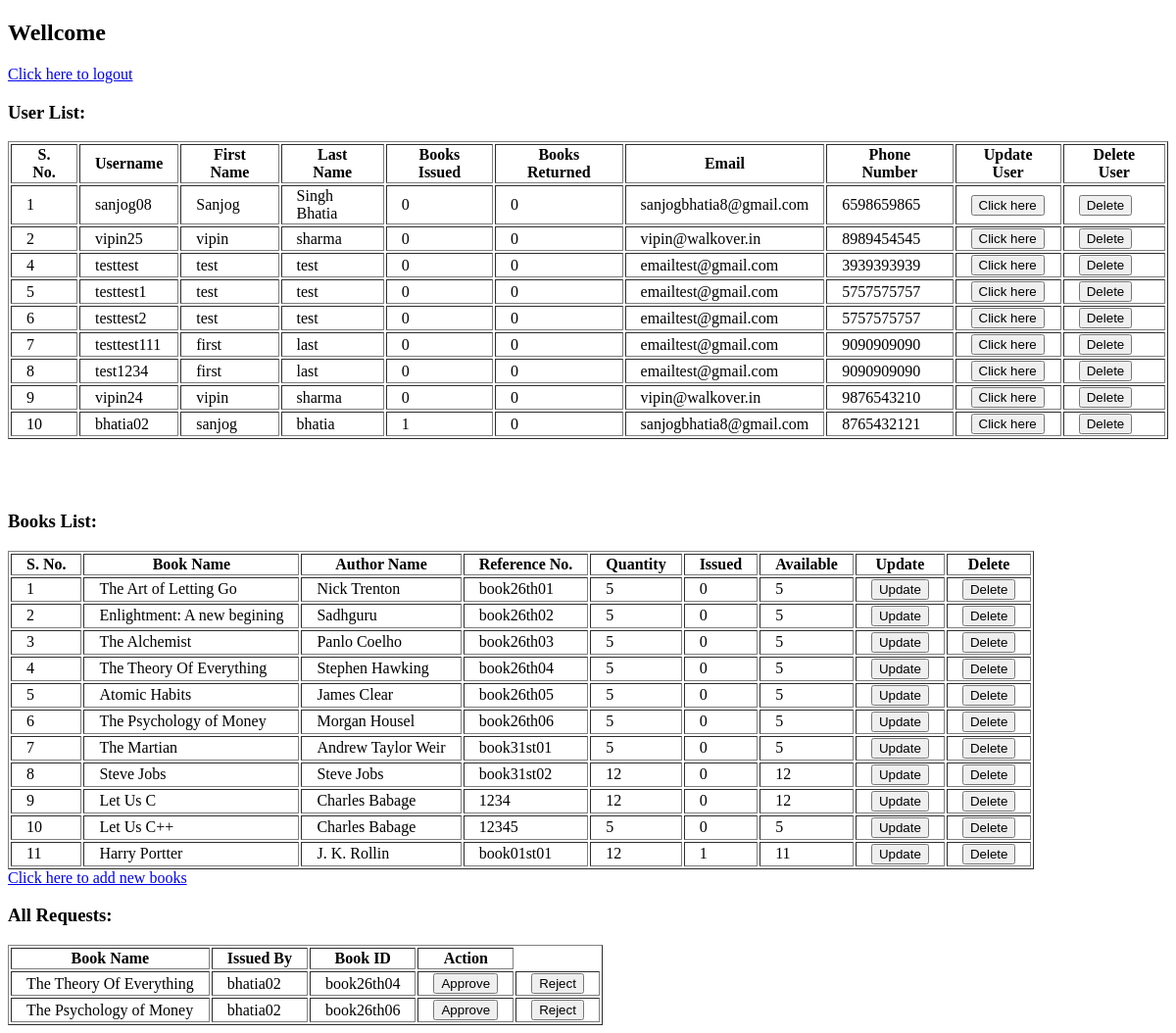
/admin, run on an earlier commit of the app's database.
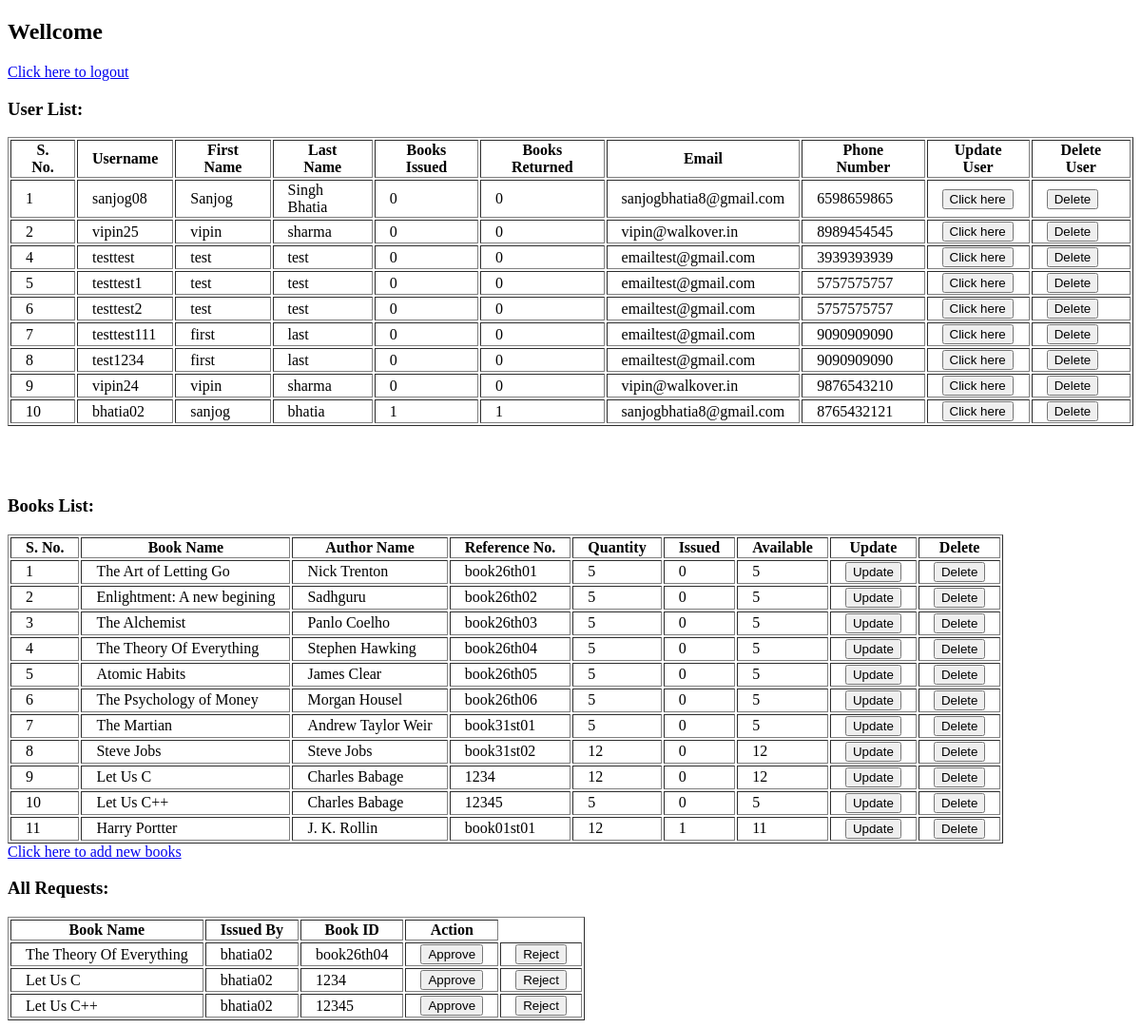
And on a later commit of the database.
### models/userModel.py (models this page shows, shortened)
class userModel(Base):
    __tablename__ = "users"
    snum = Column(Integer, primary_key=True, autoincrement=True)
    username = Column(String(15))
    firstName = Column(String(20))
    lastName = Column(String(20))
    email = Column(String(50))
    phoneNumber = Column(Integer)
    password = Column(String)
    isAdmin = Column(Boolean, default=False)
    booksIssued = Column(Integer, default=0)
    pendingRequest = Column(Integer, default=0)
    booksReturned = Column(Integer, default=0)
    __table_args__ = (UniqueConstraint('username', name='_username_uc'),)
    @staticmethod
    def getAllUsers():
        userData = dbSession.query(userModel).all()
        return userData

### models/bookModel.py (models this page shows, shortened)
class bookModel(Base):
    __tablename__ = "books"
    snum = Column(Integer, primary_key=True, autoincrement=True)
    bookName = Column(String)
    author = Column(String)
    referenceNumber = Column(Integer)
    issued = Column(Integer, default=0)
    quantity = Column(Integer)
    available = Column(Integer, default=quantity)
    __table_args__ = (UniqueConstraint('referenceNumber', name='_referenceNumber_uc'),)
    @staticmethod
    def getAllBooks():
        booksData = dbSession.query(bookModel).all()
        return booksData

### models/requestModel.py (models this page shows, shortened)
class reqModel(Base):
    __tablename__ = "requests"
    snum = Column(Integer, primary_key=True, autoincrement=True)
    bookName = Column(String)
    issuedBy = Column(String)
    bookId = Column(String)
    action = Column(Boolean, default=None)
    approval = Column(Boolean, default=None)
    returned = Column(Boolean, default=None)
    @staticmethod
    def getAllRequest():
        reqData = dbSession.query(reqModel).filter(reqModel.action==None).all()
        if reqData:
            return reqData
        else:
            return None

### routes.py (the view)
@main.route('/admin')
def admin():
    return adminController.get()

### controllers/adminCon.py (called while the page is built)
    def get():
        userData = userModel.getAllUsers()
        booksData = bookModel.getAllBooks()
        allReqs = reqModel.getAllRequest()
        return render_template('adminsPage.html', users=userData, books=booksData, requests=allReqs)

### templates/adminsPage.html (shortened to what the changed rows need)
<!DOCTYPE html>
<html lang="en">
<head>
</head>
<body>
    <div class="heading">
        <h2>Wellcome {{ session['username'] }}</h2>
        <a href="http://localhost:5000/logout">Click here to logout</a><br>
    </div>
    {% if users %}
        <table border=1>
            <tr>
                <th>S. No.</th>
                <th>Username</th>
                <th>First Name</th>
                <th>Last Name</th>
                <th>Books Issued</th>
                <th>Books Returned</th>
                <th>Email</th>
                <th>Phone Number</th>
                <th>Update User</th>
                <th>Delete User</th>
            </tr>
            {% for user in users %}
            <tr>
                <td>{{ user.snum }}</td>
                <td>{{ user.username }}</td>
                <td>{{ user.firstName }}</td>
                <td>{{ user.lastName }}</td>
                <td>{{ user.booksIssued }}</td>
                <td>{{ user.booksReturned }}</td>
                <td>{{ user.email }}</td>
                <td>{{ user.phoneNumber }}</td>
                <td>
                    <form action="http://localhost:5000/update" method="POST" style="display:inline;">
                        <button type="submit">Click here</button>
                    </form>
                </td>
                <td>
                    <form action="http://localhost:5000/delete-user" method="POST" style="display:inline;">
                        <button type="submit">Delete</button>
                    </form>
                </td>
            </tr>
            {% endfor %}
        </table><br><br><br>
    {% endif %}
    {% if books %}
        <table border=1>
            <tr>
                <th>S. No.</th>
                <th>Book Name</th>
                <th>Author Name</th>
                <th>Reference No.</th>
                <th>Quantity</th>
                <th>Issued</th>
                <th>Available</th>
                <th>Update</th>
                <th>Delete</th>
            </tr>
            {% for book in books %}
                <tr>
                    <td>{{ book.snum }}</td>
                    <td>{{ book.bookName }}</td>
                    <td>{{ book.author }}</td>
                    <td>{{ book.referenceNumber }}</td>
                    <td>{{ book.quantity }}</td>
                    <td>{{ book.issued }}</td>
                    <td>{{ book.available }}</td>
                    <td>
                        <form action="http://localhost:5000/books/update" method="POST" style="display:inline;">
                            <button type="submit">Update</button>
                        </form>
                    </td>
                    <td>
                        <form action="http://localhost:5000/books/delete" method="POST" style="display:inline;">
                            <button type="submit">Delete</button>
                        </form>
                    </td>
                </tr>
            {% endfor %}
        </table>
    {% else %}
        <p>No books to show, add books in your library.</p>
    {% endif %}
    {% if requests %}
        <table border="1">
            <tr>
                <th>Book Name</th>
                <th>Issued By</th>
                <th>Book ID</th>
                <th>Action</th>
            </tr>
            {% for request in requests %}
                <tr>
                    <td>{{ request.bookName }}</td>
                    <td>{{ request.issuedBy }}</td>
                    <td>{{ request.bookId }}</td>
                    <td>
                        <form action="http://localhost:5000/approve" method="POST" style="display:inline;">
                            <button type="submit">Approve</button>
                        </form>
                    </td>
                    <td>
                        <form action="http://localhost:5000/reject" method="POST" style="display:inline;">
                            <button type="submit">Reject</button>
                        </form>
                    </td>
                </tr>
            {% endfor %}
        </table>
    {% else %}
        <p>You didn't haave any pending requests now.</p>
    {% endif %}
</body>
</html>

What changed in the data, as far as the page shows it:
no longer on this page (row edited): reqModel: bookName "The Psychology of Money", issuedBy "bhatia02", bookId "book26th06"
changed userModel "bhatia02": booksReturned "0" → "1"
added reqModel: bookName "Let Us C", issuedBy "bhatia02", bookId "1234"
added reqModel: bookName "Let Us C++", issuedBy "bhatia02", bookId "12345"
